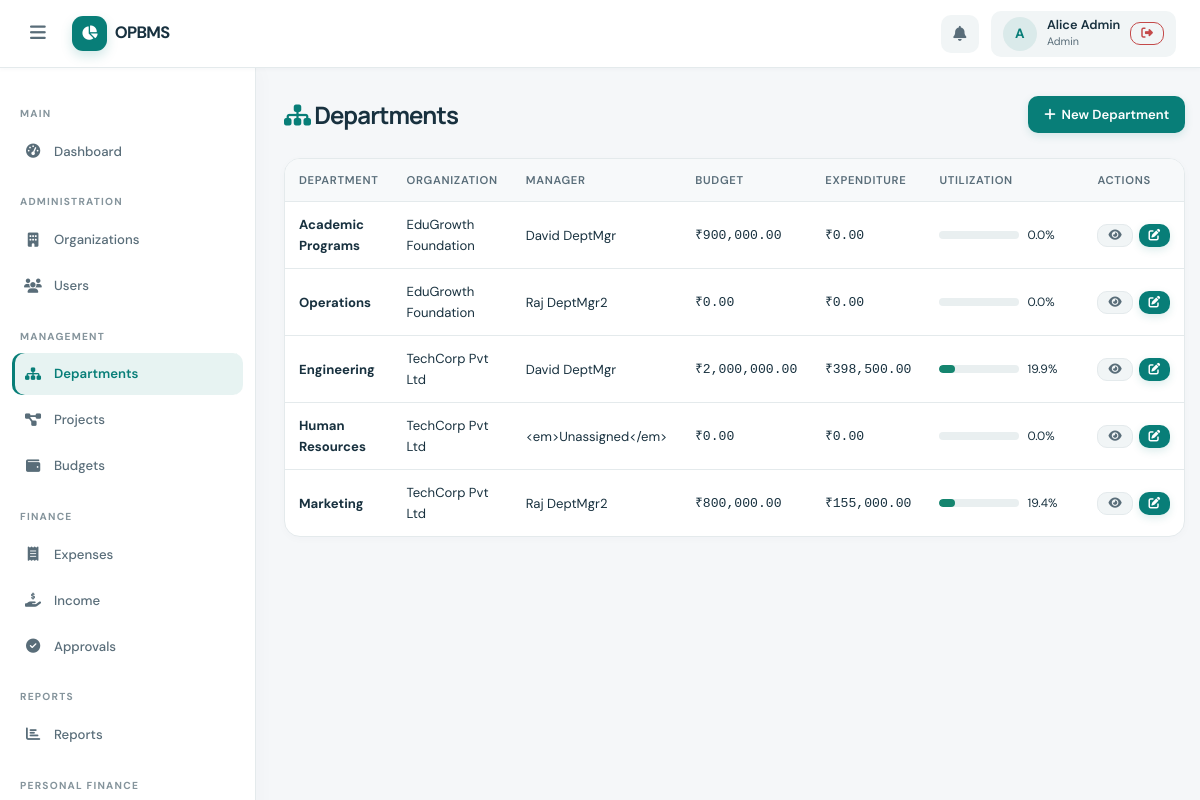
The page /departments/index.php (signed in) on the database its author committed.
### tables this page shows
CREATE TABLE IF NOT EXISTS users (
    id            INT UNSIGNED AUTO_INCREMENT PRIMARY KEY,
    name          VARCHAR(120)  NOT NULL,
    email         VARCHAR(180)  NOT NULL UNIQUE,
    password_hash VARCHAR(255)  NOT NULL,
    role          ENUM('admin','dept_manager','project_manager','employee','personal') NOT NULL DEFAULT 'employee',
    is_active     TINYINT(1)   NOT NULL DEFAULT 1,
    created_at    TIMESTAMP    NOT NULL DEFAULT CURRENT_TIMESTAMP,
    updated_at    TIMESTAMP    NOT NULL DEFAULT CURRENT_TIMESTAMP ON UPDATE CURRENT_TIMESTAMP,
    INDEX idx_users_role (role),
    INDEX idx_users_email (email)
);

CREATE TABLE IF NOT EXISTS departments (
    id              INT UNSIGNED AUTO_INCREMENT PRIMARY KEY,
    organization_id INT UNSIGNED  NOT NULL,
    name            VARCHAR(200)  NOT NULL,
    description     TEXT,
    manager_id      INT UNSIGNED,
    is_active       TINYINT(1)   NOT NULL DEFAULT 1,
    created_at      TIMESTAMP    NOT NULL DEFAULT CURRENT_TIMESTAMP,
    updated_at      TIMESTAMP    NOT NULL DEFAULT CURRENT_TIMESTAMP ON UPDATE CURRENT_TIMESTAMP,
    FOREIGN KEY (organization_id) REFERENCES organizations(id) ON DELETE CASCADE,
    FOREIGN KEY (manager_id)      REFERENCES users(id)         ON DELETE SET NULL,
    UNIQUE KEY uq_dept_id_org (id, organization_id),
    INDEX idx_dept_org (organization_id),
    INDEX idx_dept_mgr (manager_id)
);

CREATE TABLE IF NOT EXISTS organizations (
    id            INT UNSIGNED AUTO_INCREMENT PRIMARY KEY,
    name          VARCHAR(200)  NOT NULL,
    description   TEXT,
    address       TEXT,
    contact_email VARCHAR(180),
    created_by    INT UNSIGNED  NOT NULL,
    is_active     TINYINT(1)   NOT NULL DEFAULT 1,
    created_at    TIMESTAMP    NOT NULL DEFAULT CURRENT_TIMESTAMP,
    updated_at    TIMESTAMP    NOT NULL DEFAULT CURRENT_TIMESTAMP ON UPDATE CURRENT_TIMESTAMP,
    FOREIGN KEY (created_by) REFERENCES users(id) ON DELETE RESTRICT
);

### includes/auth.php (called while the page is built, shortened)
<?php
function getCurrentUser(): ?array {
    static $user = null;
    if ($user === null) {
        $pdo  = getDB();
        $stmt = $pdo->prepare("SELECT id, name, email, role, is_active FROM users WHERE id = ?");
        $stmt->execute([$_SESSION['user_id']]);
        $user = $stmt->fetch() ?: null;
    }
    return $user;
}

### departments/index.php (the view, shortened to what this page needs)
<?php
require_once __DIR__ . '/../includes/auth.php';
require_once __DIR__ . '/../includes/functions.php';
$pdo = getDB();
$uid  = $_SESSION['user_id'];
$role = $_SESSION['user_role'];
$deptCondition = $role === 'admin' ? '1=1' : 'd.manager_id=?';
$deptParams = $role === 'admin' ? [] : [(int)$uid];
$stmt = $pdo->prepare("SELECT d.*, o.name as org_name, u.name as mgr_name,
        COALESCE(v.allocated_budget,0) AS budget,
        COALESCE(v.approved_expenditure,0) AS expenditure
    FROM departments d
    JOIN organizations o ON o.id=d.organization_id
    LEFT JOIN users u ON u.id=d.manager_id
    LEFT JOIN v_dept_budget_summary v ON v.dept_id=d.id AND v.fiscal_year=YEAR(CURDATE())
    WHERE d.is_active=1 AND $deptCondition
    ORDER BY o.name, d.name");
$stmt->execute($deptParams);
$depts = $stmt->fetchAll();
require_once __DIR__ . '/../includes/header.php';
require_once __DIR__ . '/../includes/sidebar.php';
?>
<main class="main-content">
  <div class="page-header">
    <div><h1 class="page-title"><i class="fa fa-sitemap" style="color:var(--color-primary)"></i> Departments</h1></div>
    <?php if ($role === 'admin'): ?>
    <a href="<?= BASE_URL ?>/departments/create.php" class="btn btn-primary"><i class="fa fa-plus"></i> New Department</a>
    <?php endif; ?>
  </div>
  <div class="card">
    <div class="card-body" style="padding:0;">
      <div class="table-wrap">
        <table>
          <thead><tr><th>Department</th><th>Organization</th><th>Manager</th><th>Budget</th><th>Expenditure</th><th>Utilization</th><th>Actions</th></tr></thead>
          <tbody>
            <?php if (empty($depts)): ?>
            <tr><td colspan="7"><div class="empty-state"><i class="fa fa-sitemap"></i><h3>No Departments</h3></div></td></tr>
            <?php else: ?>
            <?php foreach ($depts as $d):
              $util = $d['budget'] > 0 ? $d['expenditure']/$d['budget']*100 : 0;
            ?>
            <tr>
              <td><strong><?= e($d['name']) ?></strong></td>
              <td><?= e($d['org_name']) ?></td>
              <td><?= e($d['mgr_name'] ?? '<em>Unassigned</em>') ?></td>
              <td class="font-mono"><?= formatMoney((float)$d['budget']) ?></td>
              <td class="font-mono <?= $d['expenditure']>$d['budget'] && $d['budget']>0 ? 'text-danger' : '' ?>"><?= formatMoney((float)$d['expenditure']) ?></td>
              <td>
                <div style="display:flex;align-items:center;gap:8px;">
                  <?= utilizationBar($util) ?>
                  <span style="font-size:0.8rem;min-width:42px;"><?= number_format($util,1) ?>%</span>
                </div>
              </td>
              <td>
                <div style="display:flex;gap:6px;">
                  <a href="<?= BASE_URL ?>/departments/view.php?id=<?= $d['id'] ?>" class="btn btn-sm btn-secondary"><i class="fa fa-eye"></i></a>
                  <?php if ($role==='admin'): ?>
                  <a href="<?= BASE_URL ?>/departments/edit.php?id=<?= $d['id'] ?>" class="btn btn-sm btn-primary"><i class="fa fa-edit"></i></a>
                  <?php endif; ?>
                </div>
              </td>
            </tr>
            <?php endforeach; ?>
            <?php endif; ?>
          </tbody>
        </table>
      </div>
    </div>
  </div>
</main>
<?php require_once __DIR__ . '/../includes/footer.php'; ?>

### includes/header.php (shortened to what this page needs)
<?php
require_once __DIR__ . '/../includes/functions.php';
$currentUser = getCurrentUser();
?>
<!DOCTYPE html>
<html lang="en">
<head>
<link rel="stylesheet" href="<?= BASE_URL ?>/assets/css/style.css">
<link rel="stylesheet" href="https://cdnjs.cloudflare.com/ajax/libs/font-awesome/6.5.0/css/all.min.css">
</head>
<body>
<div class="app-wrapper">
<header class="topbar">
  <button class="sidebar-toggle" id="sidebarToggle" aria-label="Toggle Sidebar" aria-controls="sidebar" aria-expanded="false">
    <i class="fa fa-bars"></i>
  </button>
  <a class="topbar-brand" href="<?= BASE_URL ?>/">
    <span class="brand-mark"><i class="fa-solid fa-chart-pie"></i></span>
    <span>OPBMS</span>
  </a>
  <nav class="topbar-right">
    <?php
    $currentRole = $currentUser['role'] ?? '';
    $activityUrl = $currentRole === 'personal'
        ? BASE_URL . '/personal/transactions.php'
        : (in_array($currentRole, ['admin', 'dept_manager', 'project_manager'], true)
            ? BASE_URL . '/approvals/index.php'
            : BASE_URL . '/expenses/index.php');
    ?>
    <a href="<?= $activityUrl ?>" class="topbar-icon-btn" title="<?= in_array($currentRole, ['admin', 'dept_manager', 'project_manager'], true) ? 'Review approvals' : 'View activity' ?>" aria-label="<?= in_array($currentRole, ['admin', 'dept_manager', 'project_manager'], true) ? 'Review approvals' : 'View activity' ?>">
      <i class="fa fa-bell"></i>
    </a>
    <?php if ($currentUser): ?>
    <div class="topbar-user">
      <div class="user-avatar"><?= strtoupper(substr($currentUser['name'], 0, 1)) ?></div>
      <div class="user-meta">
        <span class="user-name"><?= e($currentUser['name']) ?></span>
        <span class="user-role"><?= e(ucwords(str_replace('_', ' ', $currentUser['role']))) ?></span>
      </div>
      <a href="<?= BASE_URL ?>/auth/logout.php" class="btn btn-sm btn-outline-danger" title="Logout">
        <i class="fa fa-sign-out-alt"></i>
      </a>
    </div>
    <?php endif; ?>
  </nav>
</header>

### includes/functions.php (shortened to what this page needs)
<?php
function e(string $s): string {
    return htmlspecialchars($s, ENT_QUOTES | ENT_HTML5, 'UTF-8');
}
function formatMoney(float $amount, string $currency = '₹'): string {
    return $currency . number_format($amount, 2, '.', ',');
}
function utilizationBar(float $pct): string {
    $color = $pct >= 100 ? 'danger' : ($pct >= 80 ? 'warning' : 'success');
    $pct   = min($pct, 100);
    return '<div class="progress-bar-wrap">
        <div class="progress-bar bg-' . $color . '" style="width:' . $pct . '%"></div>
        </div>';
}

### rows shown on the page
users: name "A", name "Alice Admin", role "Admin"
departments: name "Academic Programs", organization.name "EduGrowth Foundation", manager.name "David DeptMgr", budget "₹900,000.00", expenditure "₹0.00", util "0.0"
departments: name "Operations", organization.name "EduGrowth Foundation", manager.name "Raj DeptMgr2", budget "₹0.00", expenditure "₹0.00", util "0.0"
departments: name "Engineering", organization.name "TechCorp Pvt Ltd", manager.name "David DeptMgr", budget "₹2,000,000.00", expenditure "₹398,500.00", $pct 19.925 (drawn), util "19.9"
departments: name "Human Resources", organization.name "TechCorp Pvt Ltd", mgr_name "<em>Unassigned</em>", budget "₹0.00", expenditure "₹0.00", util "0.0"
departments: name "Marketing", organization.name "TechCorp Pvt Ltd", manager.name "Raj DeptMgr2", budget "₹800,000.00", expenditure "₹155,000.00", $pct 19.375 (drawn), util "19.4"

### other values the page prints
$label "Dashboard Organizations Users Departments Projects Budgets Expenses Income Approvals Reports"
